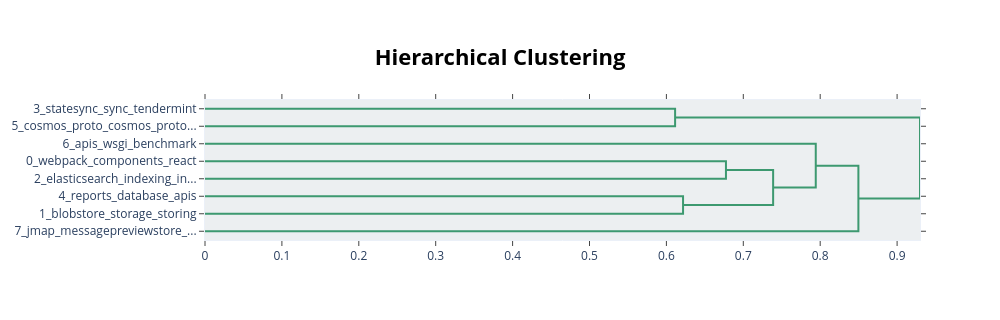

Notebook source saved alongside this figure:
### Code cell
topic_model.visualize_hierarchy(custom_labels=False) # Topic hierarchy to check for spurious topics (i.e., irrelevant contents)

### Figure 1 — Plotly figure (JSON) as saved in the notebook; plotly's stock layout.template omitted (floating-point values rounded to 4 significant figures)
{"data": [{"hoverinfo": "text", "marker": {"color": "rgb(61,153,112)"}, "mode": "lines", "type": "scatter", "x": [0.0, 0.6113, 0.6113, 0.0], "xaxis": "x", "y": [-5.0, -5.0, -15.0, -15.0], "yaxis": "y"}, {"hoverinfo": "text", "marker": {"color": "rgb(61,153,112)"}, "mode": "lines", "type": "scatter", "x": [0.0, 0.6774, 0.6774, 0.0], "xaxis": "x", "y": [-35.0, -35.0, -45.0, -45.0], "yaxis": "y"}, {"hoverinfo": "text", "marker": {"color": "rgb(61,153,112)"}, "mode": "lines", "type": "scatter", "x": [0.0, 0.6216, 0.6216, 0.0], "xaxis": "x", "y": [-55.0, -55.0, -65.0, -65.0], "yaxis": "y"}, {"hoverinfo": "text", "marker": {"color": "rgb(61,153,112)"}, "mode": "lines", "type": "scatter", "x": [0.6774, 0.7388, 0.7388, 0.6216], "xaxis": "x", "y": [-40.0, -40.0, -60.0, -60.0], "yaxis": "y"}, {"hoverinfo": "text", "marker": {"color": "rgb(61,153,112)"}, "mode": "lines", "type": "scatter", "x": [0.0, 0.7942, 0.7942, 0.7388], "xaxis": "x", "y": [-25.0, -25.0, -50.0, -50.0], "yaxis": "y"}, {"hoverinfo": "text", "marker": {"color": "rgb(61,153,112)"}, "mode": "lines", "type": "scatter", "x": [0.7942, 0.8497, 0.8497, 0.0], "xaxis": "x", "y": [-37.5, -37.5, -75.0, -75.0], "yaxis": "y"}, {"hoverinfo": "text", "marker": {"color": "rgb(61,153,112)"}, "mode": "lines", "type": "scatter", "x": [0.6113, 0.9298, 0.9298, 0.8497], "xaxis": "x", "y": [-10.0, -10.0, -56.25, -56.25], "yaxis": "y"}], "layout": {"autosize": false, "height": 320, "hoverlabel": {"bgcolor": "white", "font": {"family": "Rockwell", "size": 16}}, "hovermode": "closest", "plot_bgcolor": "#ECEFF1", "showlegend": false, "title": {"font": {"color": "Black", "size": 22}, "text": "<b>Hierarchical Clustering</b>", "x": 0.5, "xanchor": "center", "yanchor": "top"}, "width": 1000, "xaxis": {"mirror": "allticks", "rangemode": "tozero", "showgrid": false, "showline": true, "showticklabels": true, "ticks": "outside", "type": "linear", "zeroline": false}, "yaxis": {"mirror": "allticks", "range": [-80, 0], "rangemode": "tozero", "showgrid": false, "showline": true, "showticklabels": true, "tickmode": "array", "ticks": "outside", "ticktext": ["3_statesync_sync_tendermint", "5_cosmos_proto_cosmos_proto...", "6_apis_wsgi_benchmark", "0_webpack_components_react", "2_elasticsearch_indexing_in...", "4_reports_database_apis", "1_blobstore_storage_storing", "7_jmap_messagepreviewstore_..."], "tickvals": [-5, -15, -25, -35, -45, -55, -65, -75], "type": "linear", "zeroline": false}}}
